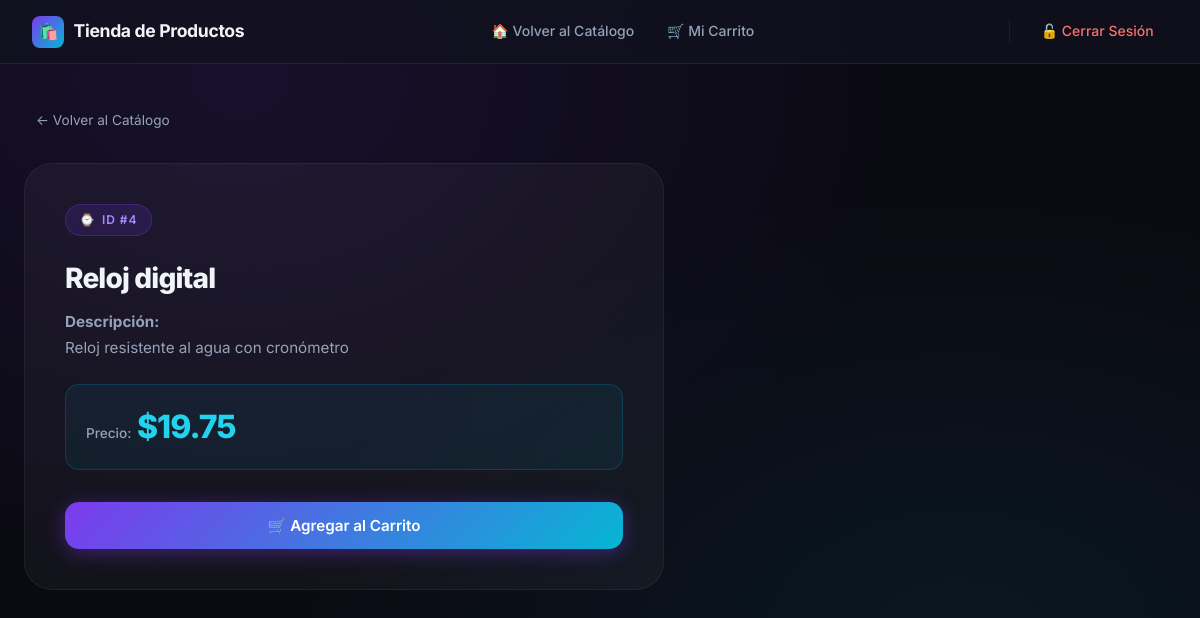
The page /producto.php?id=4 (signed in) on the database its author committed.
### tables this page shows
CREATE TABLE productoses (
  id INT NOT NULL AUTO_INCREMENT,
  nombre VARCHAR(255) DEFAULT NULL,
  descripcion TEXT,
  precio DECIMAL(10, 2) DEFAULT NULL,
  PRIMARY KEY (id)
);

### app/helpers/session.helper.php (called while the page is built, shortened)
<?php
function resolveLanguage(): string {
    $lang = 'es';
    return $lang;
}
function loadTexts(string $lang, string $section): array {
    $file = __DIR__ . '/../lang/' . $lang . '.php';
    $all = require $file;
    return $all[$section] ?? [];
}
function productsTable(string $lang): string {
    return ($lang === 'en') ? 'productosen' : 'productoses';
}

### app/lang/es.php (called while the page is built)
<?php
return [
    'panel' => [
        'titulo_pagina'     => 'Tienda de Productos',
        'titulo_panel'      => 'Panel Principal',
        'bienvenido'        => 'Bienvenido',
        'lista_productos'   => 'Catálogo de Productos',
        'nav_panel'         => 'Panel Principal',
        'nav_carrito'       => 'Mi Carrito',
        'nav_cerrar'        => 'Cerrar Sesión',
        'sin_resultados'    => 'No existen resultados.',
        'error_consulta'    => 'Error al obtener productos.',
        'ver_detalle'       => 'Ver detalle',
    ],
    'producto' => [
        'titulo'            => 'Detalle del Producto',
        'bienvenido'        => 'Bienvenido',
        'volver'            => 'Volver al Catálogo',
        'nav_carrito'       => 'Mi Carrito',
        'nav_cerrar'        => 'Cerrar Sesión',
        'descripcion'       => 'Descripción',
        'precio'            => 'Precio',
        'agregar'           => 'Agregar al Carrito',
        'no_encontrado'     => 'Producto no encontrado.',
        'id_invalido'       => 'ID de producto inválido.',
    ],
    'carrito' => [
        'titulo_pagina'     => 'Mi Carrito',
        'titulo'            => 'Carrito de Compras',
        'bienvenido'        => 'Bienvenido',
        'volver'            => 'Volver al Catálogo',
        'nav_carrito'       => 'Mi Carrito',
        'nav_cerrar'        => 'Cerrar Sesión',
        'productos'         => 'Productos en el carrito:',
        'sin_productos'     => 'Tu carrito está vacío.',
        'subtotal'          => 'Total a pagar:',
        'vaciar'            => 'Vaciar carrito',
    ],
    'login' => [
        'titulo'            => 'Iniciar Sesión — Tienda',
        'encabezado'        => 'Bienvenido de vuelta',
        'subtitulo'         => 'Accede a tu tienda',
        'usuario'           => 'Usuario',
        'clave'             => 'Contraseña',
        'recordarme'        => 'Recuérdame',
        'btn_entrar'        => 'Entrar',
        'error'             => 'Credenciales incorrectas. Intenta de nuevo.',
    ],
];

### app/core/DBConnection.php (called while the page is built, shortened)
<?php
class DBConnection {
    private $conexion;
    public function __construct() {
        $this->conexion = new mysqli(DB_HOST, DB_USER, DB_PASS, DB_NAME);
        $this->conexion->set_charset('utf8mb4');
    }
    public function read(string $tabla, string $condicion = '1'): array|false {
        $sql = "SELECT * FROM $tabla WHERE $condicion";
        $resultado = $this->conexion->query($sql);
        if ($resultado) {
            return $resultado->fetch_all(MYSQLI_ASSOC);
        }
        return false;
    }
}

### public/producto.php (the view, shortened to what this page needs)
<?php
require_once __DIR__ . '/../app/helpers/session.helper.php';
require_once __DIR__ . '/../app/core/DBConnection.php';
$id    = (int)$_GET['id'];
$lang  = resolveLanguage();
$texts = loadTexts($lang, 'producto');
$table = productsTable($lang);
$db      = new DBConnection();
$results = $db->read($table, "id = $id");
$prod   = $results[0];
$nombre = htmlspecialchars($prod['nombre']);
$desc   = htmlspecialchars($prod['descripcion']);
$precio = number_format((float)$prod['precio'], 2);
$icons = ['👕','👖','👟','⌚','🎒','🧢','🎧','💻','📱','🛍️'];
$icon  = $icons[($id - 1) % count($icons)];
?>
<!doctype html>
<html lang="<?php echo $lang; ?>">
<head>
  <link rel="stylesheet" href="assets/css/style.css">
</head>
<body>
  <nav class="navbar" role="navigation" aria-label="Navegación principal">
    <div class="navbar-brand">
      <div class="brand-icon">🛍️</div>
      <span>Tienda de Productos</span>
    </div>
    <ul class="navbar-nav">
      <li>
        <a href="mipanel.php" class="nav-link" id="nav-panel">
          🏠 <?php echo $texts['volver']; ?>
        </a>
      </li>
      <li>
        <a href="carrito.php" class="nav-link" id="nav-cart">
          🛒 <?php echo $texts['nav_carrito']; ?>
        </a>
      </li>
    </ul>
    <div style="display:flex;align-items:center;gap:0.5rem">
      <a href="cerrarsesion.php" class="btn-logout" id="nav-logout">
        🔓 <?php echo $texts['nav_cerrar']; ?>
      </a>
    </div>
  </nav>
  <main class="page-wrapper" role="main">
    <a href="mipanel.php" class="back-link" id="back-to-panel">← <?php echo $texts['volver']; ?></a>
    <div class="detail-card">
      <div class="detail-badge">
        <span><?php echo $icon; ?></span>
        <span>ID #<?php echo $id; ?></span>
      </div>
      <h1 class="detail-title"><?php echo $nombre; ?></h1>
      <p class="detail-description">
        <strong><?php echo $texts['descripcion']; ?>:</strong><br>
        <?php echo nl2br($desc); ?>
      </p>
      <div class="detail-price">
        <span class="price-label"><?php echo $texts['precio']; ?>:</span>
        <span class="price-value">$<?php echo $precio; ?></span>
      </div>
      <form id="add-to-cart-form" action="carrito.php" method="POST">
        <button
          id="btn-add-cart"
          type="submit"
          class="btn btn-primary btn-full btn-lg"
          data-label="<?php echo $texts['agregar']; ?>"
        >
          🛒 <?php echo $texts['agregar']; ?>
        </button>
      </form>
    </div>
  </main>
</body>
</html>

### rows shown on the page
productoses: nombre "Reloj digital", descripcion "Reloj resistente al agua con cronómetro", precio "19.75"

### other values the page prints
$texts['volver'] "Volver al Catálogo"
$texts['nav_carrito'] "Mi Carrito"
$texts['nav_cerrar'] "Cerrar Sesión"
$icon "⌚"
$id "4"
$texts['descripcion'] "Descripción"
$texts['precio'] "Precio"
$texts['agregar'] "Agregar al Carrito"
